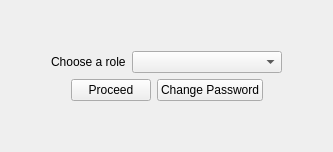
        <widget class="QWidget" name="SelectRolePage">
         <layout class="QVBoxLayout" name="verticalLayout_6">
          <item>
           <spacer name="verticalSpacer_4">
            <property name="orientation">
             <enum>Qt::Vertical</enum>
            </property>
            <property name="sizeHint" stdset="0">
             <size>
              <width>20</width>
              <height>40</height>
             </size>
            </property>
           </spacer>
          </item>
          <item>
           <layout class="QHBoxLayout" name="horizontalLayout_7">
            <item>
             <spacer name="horizontalSpacer_61">
              <property name="orientation">
               <enum>Qt::Horizontal</enum>
              </property>
              <property name="sizeHint" stdset="0">
               <size>
                <width>40</width>
                <height>20</height>
               </size>
              </property>
             </spacer>
            </item>
            <item>
             <widget class="QLabel" name="label_3">
              <property name="text">
               <string>Choose a role</string>
              </property>
             </widget>
            </item>
            <item>
             <widget class="QComboBox" name="SelectRoleBox">
              <property name="enabled">
               <bool>true</bool>
              </property>
              <property name="minimumSize">
               <size>
                <width>150</width>
                <height>0</height>
               </size>
              </property>
             </widget>
            </item>
            <item>
             <spacer name="horizontalSpacer_2">
              <property name="orientation">
               <enum>Qt::Horizontal</enum>
              </property>
              <property name="sizeHint" stdset="0">
               <size>
                <width>40</width>
                <height>20</height>
               </size>
              </property>
             </spacer>
            </item>
           </layout>
          </item>
          <item>
           <layout class="QHBoxLayout" name="horizontalLayout_8">
            <item>
             <spacer name="horizontalSpacer_19">
              <property name="orientation">
               <enum>Qt::Horizontal</enum>
              </property>
              <property name="sizeHint" stdset="0">
               <size>
                <width>40</width>
                <height>20</height>
               </size>
              </property>
             </spacer>
            </item>
            <item>
             <widget class="QPushButton" name="ProceedBt">
              <property name="text">
               <string>Proceed</string>
              </property>
             </widget>
            </item>
            <item>
             <widget class="QPushButton" name="ChangePasswordBt">
              <property name="text">
               <string>Change Password</string>
              </property>
             </widget>
            </item>
            <item>
             <spacer name="horizontalSpacer_18">
              <property name="orientation">
               <enum>Qt::Horizontal</enum>
              </property>
              <property name="sizeHint" stdset="0">
               <size>
                <width>40</width>
                <height>20</height>
               </size>
              </property>
             </spacer>
            </item>
           </layout>
          </item>
          <item>
           <spacer name="verticalSpacer_11">
            <property name="orientation">
             <enum>Qt::Vertical</enum>
            </property>
            <property name="sizeHint" stdset="0">
             <size>
              <width>20</width>
              <height>40</height>
             </size>
            </property>
           </spacer>
          </item>
         </layout>
        </widget>
